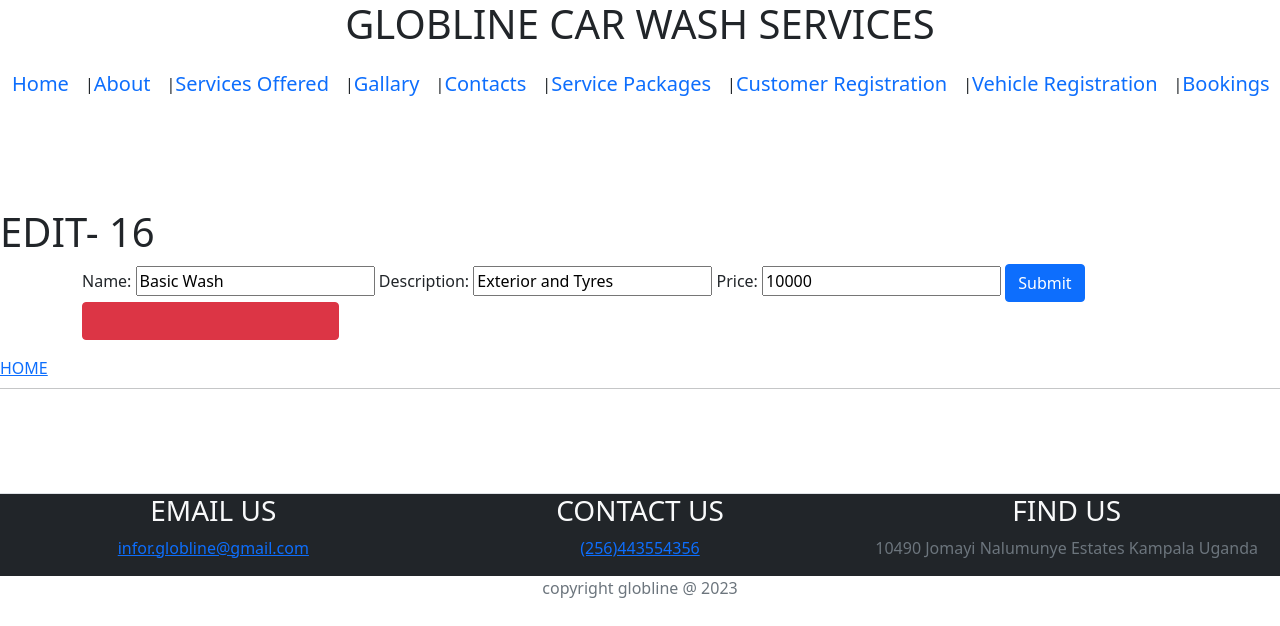
The app's page /edit_service/16/ with its own data.
### bloger/models.py (models this page shows)
class ServicePack(models.Model):
      PackageID = models.AutoField(primary_key=True)
      Name = models.CharField(max_length=200)
      Description = models.CharField(max_length=200)
      Price = models.IntegerField()
      class Meta:
            verbose_name_plural = "Servicepackages"

### bloger/views.py (the view)
def edit_service_view(request, PackageID):
    service = ServicePack.objects.get(pk = PackageID)
    if request.method == "POST":
        serviceform  = ServiceForm(request.POST, instance = service)
        if serviceform.is_valid():
            serviceform.save()
    else:
        serviceform = ServiceForm(instance=service)
    con = {
        'g': serviceform,
        'service': service,
    }
    return render(request, "edit_service.html", con)

### bloger/forms.py
class ServiceForm(ModelForm):
    class Meta:
      model = ServicePack
      fields = '__all__'

### bloger/templates/edit_service.html (shortened to what this page needs)
{% extends "Base.html" %}
    {% load crispy_forms_tags %}
    {% load static %}
    {% block content %}
    <link rel = "stylesheet" href = "{% static 'css/bootstrap.min.css' %}">
    <h1 > EDIT- {{service.PackageID}}</h1>
<div class = "container">
    <form method = "POST">
        {{g}}
        <input type = "submit" class = "btn btn-primary">
        <input type = "Take notice" class = "btn btn-danger">
    </form>
</div>
<a href = "{% url 'home_page' %} "> HOME </a>
{% endblock content %}

### records on screen
ServicePack: PackageID "16", Name "Basic Wash", Description "Exterior and Tyres", Price "10000"
